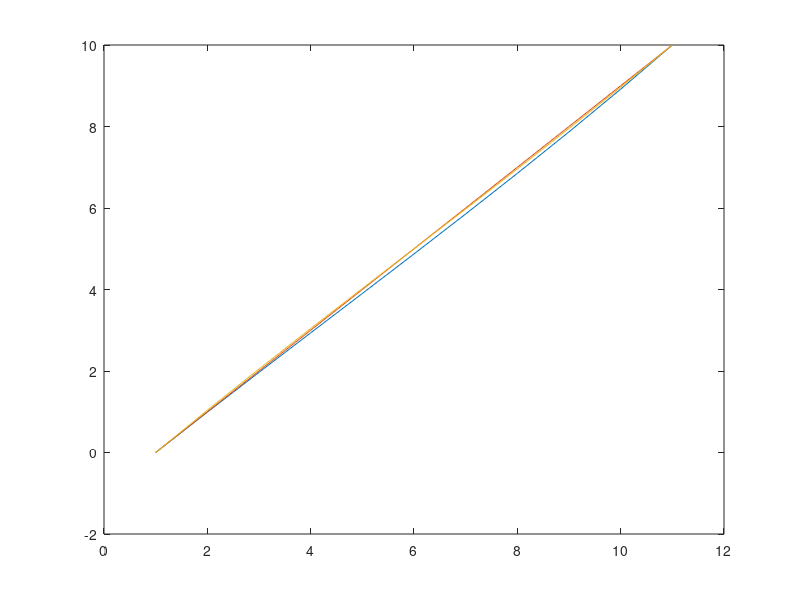

MATLAB code to generate this figure:
Vin = 44;
Rup = 22e3;
Rdown = 1.8e3;

I = Vin / (Rup + Rdown);
Prup = I * I * Rup;
Prdown = I * I * Rdown;
Vout = I * Rdown;

printf('Prup = %.3f W  --> %.3f W\n', Prup, Prup*1.3);
printf('Prdown = %.3f W  --> %.3f W\n', Prdown, Prdown*1.3);
printf('Vout = %.2f V\n', Vout);

R1 = 22e3;
R2 = 3e3;
Rpar = R1*R2 / (R1+R2);
printf('Rpar = %.1f ohm\n', Rpar);

Vs = 10;
Rpot = 5e3;
Rmid = 2.5e3;
Rx = [0:0.5e3:5e3];

Rup = 33e3;
Rdown = 15e3;

for i = 1:11
    Redown = (Rx(i) * (Rup+Rdown)) / (Rx(i) + (Rup+Rdown));
    Vout2 = Vs * Redown / (Rpot - Rx(i) + Redown);
    Vout2 = Vout2 - 150e-19 * (Rup);
    printf('POT Vout = %.2f V\n', Vout2);
    Vout3(i) = Vout2;
end
plot(Vout3);
Vref = [0:1:10];
hold on;
plot(Vref);

mid_val = Vout3(6)
mid_gain = (5 / mid_val / (mid_val - 10));
full_gain = (10 / 10 / (10 - mid_val));

xin = Vout3(8)
Vcal = (xin * mid_gain * (xin - 10)) + (xin * full_gain * (xin - mid_val))

for i = 1:11
    x = Vout3(i);
    Vpcal(i) = (x * mid_gain * (x - 10)) + (x * full_gain * (x - mid_val));
end


x0 = 0;
y0 = 0;
x1 = Vout3(6);
y1 = 5;
x2 = 10;
y2 = 10.01;
%xin = Vout3(6)
yres = y1 * ( (xin-x0)*(xin-x2) ) / ( (x1-x0)*(x1-x2) ) + y2 * ( (xin-x0)*(xin-x1) ) / ( (x2-x0)*(x2-x1) )

hold on;
plot(Vpcal);


hold off;

    